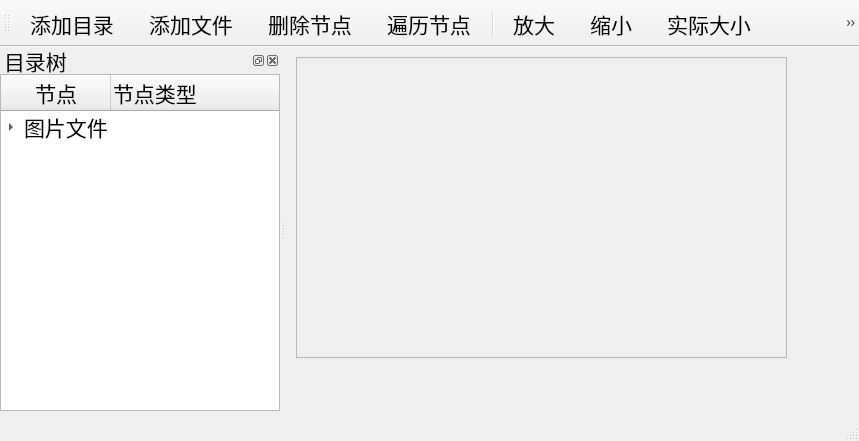
<?xml version="1.0" encoding="UTF-8"?>
<ui version="4.0">
 <class>TestTreeWidget</class>
 <widget class="QMainWindow" name="TestTreeWidget">
  <property name="geometry">
   <rect>
    <x>0</x>
    <y>0</y>
    <width>859</width>
    <height>441</height>
   </rect>
  </property>
  <property name="font">
   <font>
    <family>Consolas</family>
    <pointsize>16</pointsize>
   </font>
  </property>
  <property name="windowTitle">
   <string>TestTreeWidget</string>
  </property>
  <widget class="QWidget" name="centralwidget">
   <widget class="QScrollArea" name="scrollArea">
    <property name="geometry">
     <rect>
      <x>10</x>
      <y>10</y>
      <width>491</width>
      <height>301</height>
     </rect>
    </property>
    <property name="widgetResizable">
     <bool>true</bool>
    </property>
    <widget class="QWidget" name="scrollAreaWidgetContents">
     <property name="geometry">
      <rect>
       <x>0</x>
       <y>0</y>
       <width>489</width>
       <height>299</height>
      </rect>
     </property>
     <layout class="QHBoxLayout" name="horizontalLayout">
      <item>
       <widget class="QLabel" name="label_pictureExhibition">
        <property name="text">
         <string/>
        </property>
       </widget>
      </item>
     </layout>
    </widget>
   </widget>
  </widget>
  <widget class="QMenuBar" name="menubar">
   <property name="geometry">
    <rect>
     <x>0</x>
     <y>0</y>
     <width>859</width>
     <height>30</height>
    </rect>
   </property>
  </widget>
  <widget class="QStatusBar" name="statusbar"/>
  <widget class="QDockWidget" name="dockWidget">
   <property name="minimumSize">
    <size>
     <width>280</width>
     <height>320</height>
    </size>
   </property>
   <property name="allowedAreas">
    <set>Qt::LeftDockWidgetArea|Qt::RightDockWidgetArea</set>
   </property>
   <property name="windowTitle">
    <string>目录树</string>
   </property>
   <attribute name="dockWidgetArea">
    <number>1</number>
   </attribute>
   <widget class="QWidget" name="dockWidgetContents">
    <layout class="QHBoxLayout" name="horizontalLayout_2">
     <property name="spacing">
      <number>0</number>
     </property>
     <property name="leftMargin">
      <number>0</number>
     </property>
     <property name="topMargin">
      <number>0</number>
     </property>
     <property name="rightMargin">
      <number>0</number>
     </property>
     <property name="bottomMargin">
      <number>0</number>
     </property>
     <item>
      <widget class="QTreeWidget" name="treeWidget">
       <attribute name="headerMinimumSectionSize">
        <number>21</number>
       </attribute>
       <attribute name="headerDefaultSectionSize">
        <number>110</number>
       </attribute>
       <column>
        <property name="text">
         <string notr="true">节点</string>
        </property>
        <property name="font">
         <font>
          <family>Consolas</family>
          <pointsize>16</pointsize>
         </font>
        </property>
        <property name="textAlignment">
         <set>AlignCenter</set>
        </property>
       </column>
       <column>
        <property name="text">
         <string>节点类型</string>
        </property>
        <property name="font">
         <font>
          <family>Consolas</family>
          <pointsize>16</pointsize>
         </font>
        </property>
       </column>
       <item>
        <property name="text">
         <string>图片文件</string>
        </property>
        <property name="font">
         <font>
          <family>Consolas</family>
          <pointsize>16</pointsize>
         </font>
        </property>
        <item>
         <property name="text">
          <string>分组节点</string>
         </property>
         <property name="font">
          <font>
           <family>Consolas</family>
           <pointsize>16</pointsize>
          </font>
         </property>
         <item>
          <property name="text">
           <string>图片节点</string>
          </property>
          <property name="font">
           <font>
            <family>Consolas</family>
            <pointsize>16</pointsize>
           </font>
          </property>
         </item>
        </item>
        <item>
         <property name="text">
          <string>分组2</string>
         </property>
         <property name="font">
          <font>
           <family>Consolas</family>
           <pointsize>16</pointsize>
          </font>
         </property>
        </item>
       </item>
      </widget>
     </item>
    </layout>
   </widget>
  </widget>
  <widget class="QToolBar" name="toolBar">
   <property name="windowTitle">
    <string>toolBar</string>
   </property>
   <property name="toolButtonStyle">
    <enum>Qt::ToolButtonTextUnderIcon</enum>
   </property>
   <attribute name="toolBarArea">
    <enum>TopToolBarArea</enum>
   </attribute>
   <attribute name="toolBarBreak">
    <bool>false</bool>
   </attribute>
   <addaction name="actTool_AddFolder"/>
   <addaction name="actTool_AddFile"/>
   <addaction name="actTool_DeleteItem"/>
   <addaction name="actTool_ScanItems"/>
   <addaction name="separator"/>
   <addaction name="actZoom_In"/>
   <addaction name="actZoom_Out"/>
   <addaction name="actZoom_RealSize"/>
   <addaction name="actZoom_FitWidth"/>
   <addaction name="actZoom_FitHeight"/>
   <addaction name="separator"/>
   <addaction name="actDock_Float"/>
   <addaction name="actDock_Visible"/>
   <addaction name="separator"/>
   <addaction name="actTool_Quit"/>
  </widget>
  <action name="actTool_AddFolder">
   <property name="icon">
    <iconset resource="icons.qrc">
     <normaloff>:/icons/open3.bmp</normaloff>:/icons/open3.bmp</iconset>
   </property>
   <property name="text">
    <string>添加目录...</string>
   </property>
   <property name="toolTip">
    <string>添加图片的目录</string>
   </property>
   <property name="font">
    <font>
     <family>Consolas</family>
     <pointsize>16</pointsize>
    </font>
   </property>
   <property name="shortcut">
    <string>Ctrl+F</string>
   </property>
  </action>
  <action name="actTool_AddFile">
   <property name="icon">
    <iconset resource="icons.qrc">
     <normaloff>:/icons/824.bmp</normaloff>:/icons/824.bmp</iconset>
   </property>
   <property name="text">
    <string>添加文件...</string>
   </property>
   <property name="toolTip">
    <string>添加图片文件用于显示</string>
   </property>
   <property name="font">
    <font>
     <family>Consolas</family>
     <pointsize>16</pointsize>
    </font>
   </property>
   <property name="shortcut">
    <string>Ctrl+N</string>
   </property>
  </action>
  <action name="actTool_DeleteItem">
   <property name="icon">
    <iconset resource="icons.qrc">
     <normaloff>:/icons/delete1.bmp</normaloff>:/icons/delete1.bmp</iconset>
   </property>
   <property name="text">
    <string>删除节点</string>
   </property>
   <property name="toolTip">
    <string>从TreeWidget中删除一个节点</string>
   </property>
   <property name="font">
    <font>
     <family>Consolas</family>
     <pointsize>16</pointsize>
    </font>
   </property>
   <property name="shortcut">
    <string>Ctrl+D</string>
   </property>
  </action>
  <action name="actTool_Quit">
   <property name="icon">
    <iconset resource="icons.qrc">
     <normaloff>:/icons/exit.bmp</normaloff>:/icons/exit.bmp</iconset>
   </property>
   <property name="text">
    <string>退出</string>
   </property>
   <property name="toolTip">
    <string>退出程序</string>
   </property>
   <property name="font">
    <font>
     <family>Consolas</family>
     <pointsize>16</pointsize>
    </font>
   </property>
   <property name="shortcut">
    <string>Ctrl+W</string>
   </property>
  </action>
  <action name="actTool_ScanItems">
   <property name="icon">
    <iconset resource="icons.qrc">
     <normaloff>:/icons/fold.bmp</normaloff>:/icons/fold.bmp</iconset>
   </property>
   <property name="text">
    <string>遍历节点</string>
   </property>
   <property name="toolTip">
    <string>扫描节点</string>
   </property>
   <property name="font">
    <font>
     <family>Consolas</family>
     <pointsize>16</pointsize>
    </font>
   </property>
  </action>
  <action name="actZoom_In">
   <property name="icon">
    <iconset resource="icons.qrc">
     <normaloff>:/icons/418.bmp</normaloff>:/icons/418.bmp</iconset>
   </property>
   <property name="text">
    <string>放大</string>
   </property>
   <property name="toolTip">
    <string>放大图片</string>
   </property>
   <property name="font">
    <font>
     <family>Consolas</family>
     <pointsize>16</pointsize>
    </font>
   </property>
   <property name="shortcut">
    <string>Ctrl+=</string>
   </property>
  </action>
  <action name="actZoom_Out">
   <property name="icon">
    <iconset resource="icons.qrc">
     <normaloff>:/icons/416.bmp</normaloff>:/icons/416.bmp</iconset>
   </property>
   <property name="text">
    <string>缩小</string>
   </property>
   <property name="toolTip">
    <string>缩小图片</string>
   </property>
   <property name="font">
    <font>
     <family>Consolas</family>
     <pointsize>16</pointsize>
    </font>
   </property>
   <property name="shortcut">
    <string>Ctrl+-</string>
   </property>
  </action>
  <action name="actZoom_RealSize">
   <property name="icon">
    <iconset resource="icons.qrc">
     <normaloff>:/icons/414.bmp</normaloff>:/icons/414.bmp</iconset>
   </property>
   <property name="text">
    <string>实际大小</string>
   </property>
   <property name="toolTip">
    <string>将图片缩放为实际大小</string>
   </property>
   <property name="font">
    <font>
     <family>Consolas</family>
     <pointsize>16</pointsize>
    </font>
   </property>
   <property name="shortcut">
    <string>Ctrl+0</string>
   </property>
  </action>
  <action name="actZoom_FitWidth">
   <property name="icon">
    <iconset resource="icons.qrc">
     <normaloff>:/icons/424.bmp</normaloff>:/icons/424.bmp</iconset>
   </property>
   <property name="text">
    <string>合适宽度</string>
   </property>
   <property name="toolTip">
    <string>将图片按照合适宽度缩放</string>
   </property>
   <property name="font">
    <font>
     <family>Consolas</family>
     <pointsize>16</pointsize>
    </font>
   </property>
   <property name="shortcut">
    <string>Shift+W</string>
   </property>
  </action>
  <action name="actZoom_FitHeight">
   <property name="icon">
    <iconset resource="icons.qrc">
     <normaloff>:/icons/422.bmp</normaloff>:/icons/422.bmp</iconset>
   </property>
   <property name="text">
    <string>合适高度</string>
   </property>
   <property name="toolTip">
    <string>将图片按照合适高度缩放</string>
   </property>
   <property name="font">
    <font>
     <family>Consolas</family>
     <pointsize>16</pointsize>
    </font>
   </property>
   <property name="shortcut">
    <string>Shift+H</string>
   </property>
  </action>
  <action name="actDock_Visible">
   <property name="checkable">
    <bool>true</bool>
   </property>
   <property name="checked">
    <bool>true</bool>
   </property>
   <property name="icon">
    <iconset resource="icons.qrc">
     <normaloff>:/icons/BEBULB_16.ICO</normaloff>:/icons/BEBULB_16.ICO</iconset>
   </property>
   <property name="text">
    <string>窗口可见</string>
   </property>
   <property name="toolTip">
    <string>停靠窗口是否可见</string>
   </property>
   <property name="font">
    <font>
     <family>Consolas</family>
     <pointsize>16</pointsize>
    </font>
   </property>
  </action>
  <action name="actDock_Float">
   <property name="checkable">
    <bool>true</bool>
   </property>
   <property name="icon">
    <iconset resource="icons.qrc">
     <normaloff>:/icons/814.bmp</normaloff>:/icons/814.bmp</iconset>
   </property>
   <property name="text">
    <string>窗口浮动</string>
   </property>
   <property name="toolTip">
    <string>停靠窗口是否可浮动</string>
   </property>
   <property name="font">
    <font>
     <family>Consolas</family>
     <pointsize>16</pointsize>
    </font>
   </property>
  </action>
 </widget>
 <resources>
  <include location="icons.qrc"/>
 </resources>
 <connections>
  <connection>
   <sender>actTool_Quit</sender>
   <signal>triggered()</signal>
   <receiver>TestTreeWidget</receiver>
   <slot>close()</slot>
   <hints>
    <hint type="sourcelabel">
     <x>-1</x>
     <y>-1</y>
    </hint>
    <hint type="destinationlabel">
     <x>429</x>
     <y>220</y>
    </hint>
   </hints>
  </connection>
  <connection>
   <sender>dockWidget</sender>
   <signal>topLevelChanged(bool)</signal>
   <receiver>actDock_Float</receiver>
   <slot>setChecked(bool)</slot>
   <hints>
    <hint type="sourcelabel">
     <x>141</x>
     <y>251</y>
    </hint>
    <hint type="destinationlabel">
     <x>-1</x>
     <y>-1</y>
    </hint>
   </hints>
  </connection>
  <connection>
   <sender>dockWidget</sender>
   <signal>visibilityChanged(bool)</signal>
   <receiver>actDock_Visible</receiver>
   <slot>setChecked(bool)</slot>
   <hints>
    <hint type="sourcelabel">
     <x>141</x>
     <y>251</y>
    </hint>
    <hint type="destinationlabel">
     <x>-1</x>
     <y>-1</y>
    </hint>
   </hints>
  </connection>
 </connections>
</ui>
